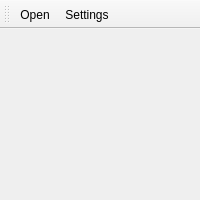
<?xml version="1.0" encoding="UTF-8"?>
<ui version="4.0">
 <class>MainWindow</class>
 <widget class="QMainWindow" name="MainWindow">
  <property name="geometry">
   <rect>
    <x>0</x>
    <y>0</y>
    <width>200</width>
    <height>200</height>
   </rect>
  </property>
  <property name="windowTitle">
   <string>MainWindow</string>
  </property>
  <widget class="QWidget" name="centralwidget">
   <layout class="QVBoxLayout" name="verticalLayout">
    <item>
     <widget class="QFrame" name="mainFrame"/>
    </item>
   </layout>
  </widget>
  <widget class="QToolBar" name="toolBar">
   <property name="windowTitle">
    <string>toolBar</string>
   </property>
   <property name="toolButtonStyle">
    <enum>Qt::ToolButtonTextBesideIcon</enum>
   </property>
   <attribute name="toolBarArea">
    <enum>TopToolBarArea</enum>
   </attribute>
   <attribute name="toolBarBreak">
    <bool>false</bool>
   </attribute>
   <addaction name="actionOpen"/>
   <addaction name="actionSettings"/>
  </widget>
  <action name="actionOpen">
   <property name="icon">
    <iconset theme="document-open">
     <normaloff>.</normaloff>.</iconset>
   </property>
   <property name="text">
    <string>Open</string>
   </property>
   <property name="toolTip">
    <string>Open</string>
   </property>
   <property name="shortcut">
    <string>Ctrl+O</string>
   </property>
  </action>
  <action name="actionSettings">
   <property name="checkable">
    <bool>true</bool>
   </property>
   <property name="icon">
    <iconset theme="preferences-system"/>
   </property>
   <property name="text">
    <string>Settings</string>
   </property>
  </action>
 </widget>
 <resources/>
 <connections/>
</ui>
